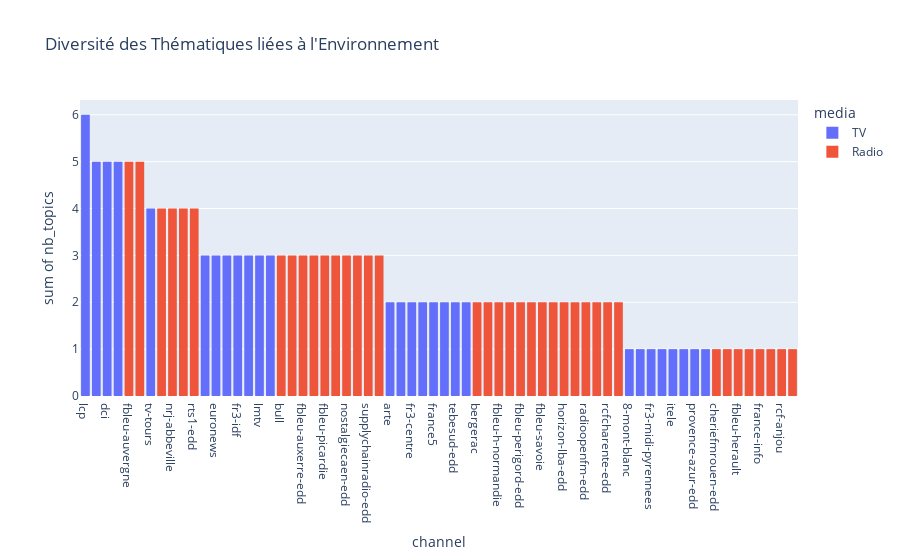

Source (notebook cell):
### Code cell
fig = px.histogram(stats, x='channel', y='nb_topics', color='media',
                  title="Diversité des Thématiques liées à l'Environnement").update_xaxes(categoryorder='total descending')
fig.show()

### Figure 1 — Plotly figure (JSON) as saved in the notebook; plotly's stock layout.template omitted (floating-point values rounded to 4 significant figures)
{"data": [{"alignmentgroup": "True", "bingroup": "x", "histfunc": "sum", "hovertemplate": "media=TV<br>channel=%{x}<br>sum of nb_topics=%{y}<extra></extra>", "legendgroup": "TV", "marker": {"color": "#636efa", "pattern": {"shape": ""}}, "name": "TV", "offsetgroup": "TV", "orientation": "v", "showlegend": true, "type": "histogram", "x": ["8-mont-blanc", "arte", "bfmgrandlittoral-edd", "bfmlyon", "bfmtv", "bsmart-edd", "dci", "euronews", "fr3-centre", "fr3-champagne", "fr3-idf", "fr3-midi-pyrennees", "fr3-prov-alpes", "france2", "france24", "france5", "franceinfotv", "itele", "lcp", "lmtv", "nice-azur-tv", "provence-azur-edd", "tebesud-edd", "teleloire7", "telenantes", "tv-tours", "tv5", "viaoccitanie-edd"], "xaxis": "x", "y": [1, 2, 2, 3, 5, 1, 5, 3, 2, 3, 3, 1, 1, 2, 3, 2, 2, 1, 6, 3, 1, 1, 2, 2, 5, 4, 1, 3], "yaxis": "y"}, {"alignmentgroup": "True", "bingroup": "x", "histfunc": "sum", "hovertemplate": "media=Radio<br>channel=%{x}<br>sum of nb_topics=%{y}<extra></extra>", "legendgroup": "Radio", "marker": {"color": "#EF553B", "pattern": {"shape": ""}}, "name": "Radio", "offsetgroup": "Radio", "orientation": "v", "showlegend": true, "type": "histogram", "x": ["bergerac", "bull", "cheriefmrouen-edd", "euroradio-nantes", "fbleu-alsace", "fbleu-auvergne", "fbleu-auxerre-edd", "fbleu-creuse-edd", "fbleu-gascogne-edd", "fbleu-h-normandie", "fbleu-herault", "fbleu-nord", "fbleu-perigord-edd", "fbleu-picardie", "fbleu-provence", "fbleu-s-lorraine-edd", "fbleu-savoie", "flash-edd", "france-culture", "france-info", "france-inter", "guadeloupe1-edd", "horizon-lba-edd", "nostalgiecaen-edd", "nrj-abbeville", "nrjbourgenbresse-edd", "radioimmo-edd", "radioopenfm-edd", "rcf-anjou", "rcf-bordeaux", "rcf-h-normandie", "rcf-nievre-edd", "rcf-st-martin", "rcfcharente-edd", "rtf-limoges", "rts1-edd", "supplychainradio-edd", "vfm"], "xaxis": "x", "y": [2, 3, 1, 3, 1, 5, 3, 2, 3, 2, 1, 2, 2, 3, 1, 2, 2, 3, 4, 1, 5, 2, 2, 3, 4, 2, 1, 2, 1, 3, 1, 2, 4, 2, 2, 4, 3, 3], "yaxis": "y"}], "layout": {"barmode": "relative", "legend": {"title": {"text": "media"}, "tracegroupgap": 0}, "title": {"text": "Diversité des Thématiques liées à l'Environnement"}, "xaxis": {"anchor": "y", "categoryorder": "total descending", "domain": [0, 1], "title": {"text": "channel"}}, "yaxis": {"anchor": "x", "domain": [0, 1], "title": {"text": "sum of nb_topics"}}}}
